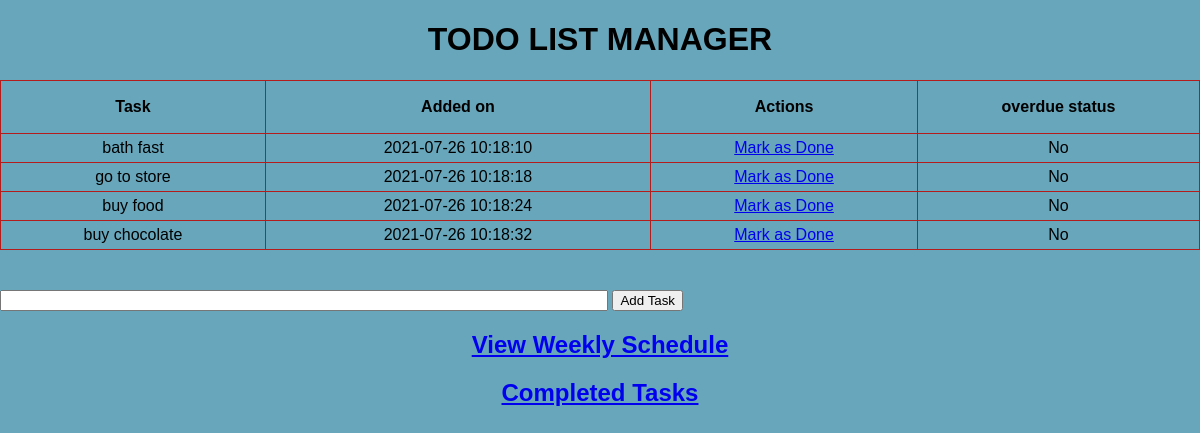
The page / on the database its author committed.
### tables this page shows
CREATE TABLE todo(
       id INTEGER PRIMARY KEY AUTOINCREMENT,
       content TEXT,
       date_created DATE DEFAULT (datetime('now','localtime')),
       date_ended DATE,
       over_due TEXT,
       completed integer

);

### todolist/todolist.py (the view)
@bp.route("/",methods=['POST','GET'])
def dashboard():
    conn=db.get_db()
    cursor=conn.cursor()
    if request.method == 'POST':
        task_content=request.form.get('content')
        date_created=datetime.datetime.now().strftime("%Y-%m-%d %H:%M:%S")
        date_end=""
        overdue="No"
        completed=0
        cursor.execute("INSERT INTO todo (content,date_created,date_ended,over_due,completed) VALUES (?,?,?,?,?)", [task_content,date_created,date_end,overdue,completed])
        conn.commit()
        return redirect('/')
    else:
        cursor.execute("select * from todo order by date_created")
        data=cursor.fetchall()
        today_date=datetime.datetime.now()
        for d in data:
            created_date=datetime.datetime.strptime(d[2],"%Y-%m-%d %H:%M:%S")
            overdue=created_date+datetime.timedelta(minutes=1)
            print(type(overdue))
            print(type(created_date))
            overdue_stat1="yes"
            overdue_stat2="No"
            if overdue<today_date:
                cursor.execute("update todo set over_due=? where id=?;",(overdue_stat1,d[0]))
            else:
                cursor.execute("update todo set over_due=? where id=?;",(overdue_stat2,d[0]))
        cursor.execute("select * from todo where completed=0 order by date_created ")
        data=cursor.fetchall()
    return render_template('index.html', data=data)

### todolist/db.py (called while the page is built)
def get_db():
    if 'db' not in g:
        dbname = current_app.config['DATABASE']
        g.db = sqlite3.connect(dbname)   ##############creating dtabase named DATABASE  #####3g for storing data across application contexts (((globla)))
        g.db.execute("PRAGMA foreign_keys = ON;")######foreign key constraint
    return g.db

### todolist/templates/index.html (shortened to what this page needs)
{% extends 'base.html' %}
{% block body %}
<div class="content">
    <h1 style="text-align: center">TODO LIST MANAGER</h1>
    {% if data|length<1 %}
    <h4 style="text-align: center">There are no tasks. Create one below!</h4>
    {% else %}
    <table>
        <tr>
            <th>Task</th>
            <th>Added on</th>
            <th>Actions</th>
            <th>overdue status</th>
        </tr>
        {% for d in data %}
            <tr>
                <td>{{d[1]}}</td>
                <td>{{ d[2] }}</td>
                <td>
                    <a href="/done/{{d[0]}}">Mark as Done</a>
                    <br>
                </td>
                <td>{{d[4]}}</td>
            </tr>
        {% endfor %}
    </table>
    {% endif %}
    <div class="form">
        <form action="/" method="POST">
            <input type="text" name="content" id="content",value="content">
            <input type="submit" value="Add Task">
        </form>
    </div>
</div>
<div class="weekly_schedule">
    <h2><a href="/weekly_schedule">View Weekly Schedule</a></h2>
</div>
<div class=completed_tasks>
    <h2>
        <a href="/completed_tasks">Completed Tasks</a>
    </h2>
{% endblock %}

### todolist/templates/base.html (shortened to what this page needs)
<!DOCTYPE html>
<html lang="en">
<head>
    <link rel="stylesheet" href="{{ url_for('static', filename='main.css') }}">
</head>
<body>
    {% block body %}{% endblock %}
</body>
</html>

### todolist/static/main.css (style rules this page uses)
body, html { margin: 0; font-family: sans-serif; background-color: rgb(103, 166, 187); }
.content { margin: 0 auto; width: 1200px; }
table, td, th { border: 1px solid rgb(180, 27, 27); }
table { border-collapse: collapse; width: 100%; }
th { height: 50px; }
td { text-align: center; padding: 5px; }
.form { margin-top: 40px; }
#content { width: 50%; }
.weekly_schedule { text-align: center; }
.completed_tasks { text-align: center; }

### rows shown on the page
todo: content "bath fast", date_created "2021-07-26 10:18:10", over_due "No"
todo: content "go to store", date_created "2021-07-26 10:18:18", over_due "No"
todo: content "buy food", date_created "2021-07-26 10:18:24", over_due "No"
todo: content "buy chocolate", date_created "2021-07-26 10:18:32", over_due "No"
